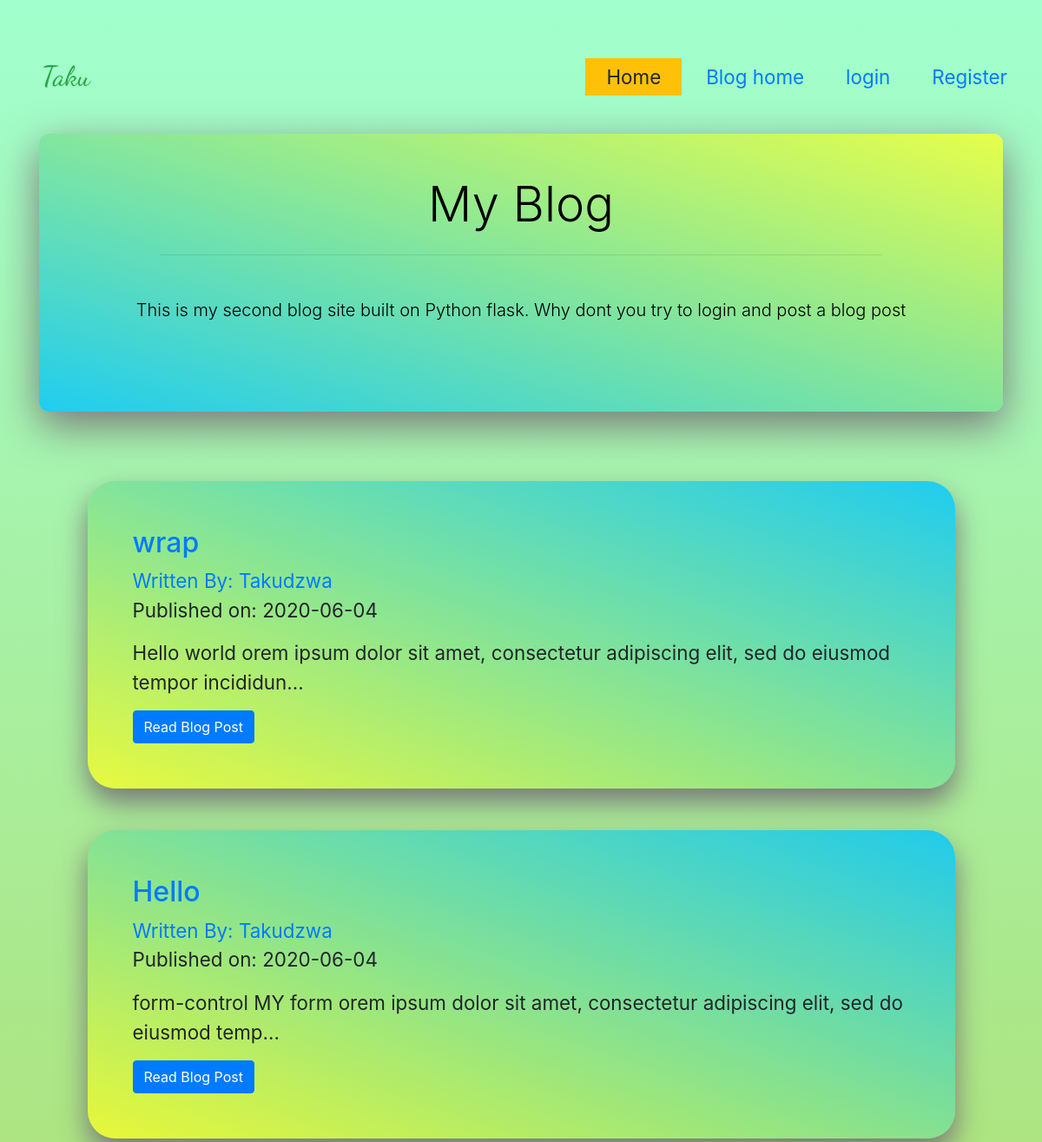
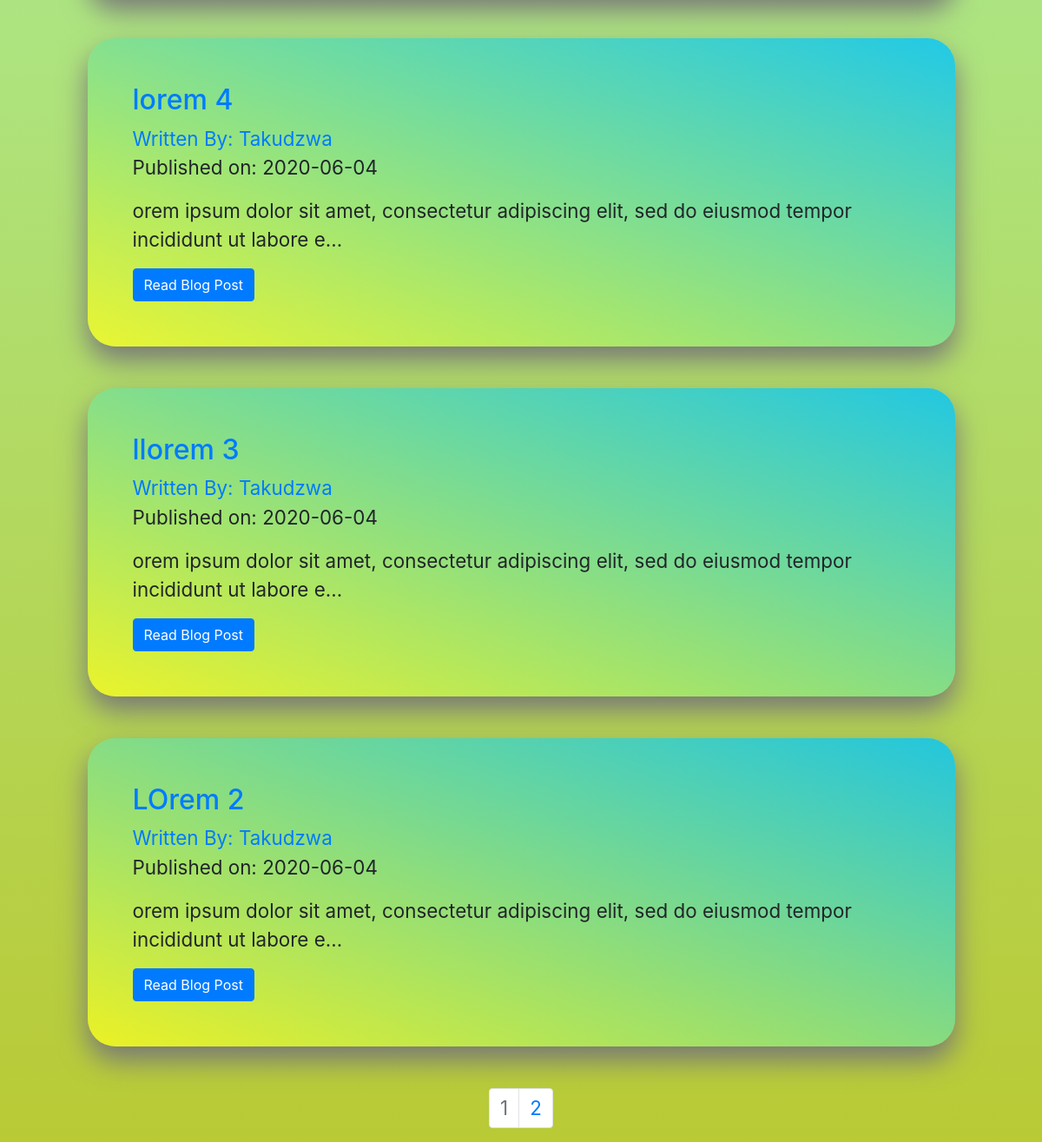
Screenshot of /blog/ with the database file from the repository (2 pictures, top to bottom).
### website/blog/models.py (models this page shows, shortened)
class BlogPost(db.Model):
    users= db.relationship(User)
    id=db.Column(db.Integer,primary_key=True)
    user_id=db.Column(db.Integer,db.ForeignKey("users.id"),nullable=False)
    date=db.Column(db.DateTime,nullable=False,default=datetime.utcnow)
    title=db.Column(db.String(140),nullable=False)
    text=db.Column(db.Text,nullable=False)

class User(db.Model,UserMixin):
    __tablename__="users"
    id=db.Column(db.Integer,primary_key=True)
    profile_image=db.Column(db.String(64),nullable=False,default="default_profile.png")
    email=db.Column(db.String(64),unique=True,index=True)
    username=db.Column(db.String(64),unique=True,index=True)
    password_hash=db.Column(db.String(128))
    post=db.relationship("BlogPost", backref="author",lazy=True)

### website/blog/core/views.py (the view)
@core.route("/blog/")
def index():
    page=request.args.get("page",1,type=int)
    blog_post = BlogPost.query.order_by(BlogPost.date.desc()).paginate(page=page,per_page=5)
    return render_template("index.html",blog_post=blog_post)

### website/templates/index.html
{%extends "baseb.html"%}
{%block content%}
<div class="myjumbo">
  <h1 class="text-center display-4 jumbo-text">My Blog</h1>
  <hr class="my-4 w-75">
  <p class=" text-center lead jumbo-text">This is my second blog site built on Python flask.
     Why dont you try to login
    and post a blog post </p>
</div>
<div class="blog-div">
  {% for post in blog_post.items %}
  <div class="mycard">
    <div class="card-body">
      <h2><a class="card-title"
          href="  {{ url_for('blog_posts.blog_post', blog_post_id=post.id) }}">{{ post.title }}</a></h2>
      <a href="{{ url_for('users.user_posts', username=post.author.username) }}">Written By:
        {{ post.author.username }}</a>
      <p>Published on: {{ post.date.strftime('%Y-%m-%d') }}</p>
      <p class="card-text">{{ post.text[:100] }}...</p>
      <a href="{{ url_for('blog_posts.blog_post', blog_post_id=post.id) }}" class="btn btn-primary">Read Blog Post</a>
    </div>
  </div>
  {% endfor %}
  <div class="pagination justify-content-center">
    <nav aria-label="Page navigation example">
      <ul class="pagination justify-content-center">
        {% for page_num in blog_post.iter_pages(left_edge=1, right_edge=1, left_current=1, right_current=2) %}
        {% if blog_post.page == page_num %}
        <li class="page-item disabled">
          <a class="page-link" href="{{ url_for('core.index', page=page_num) }}">{{ page_num }}</a></li>
        {% else %}
        <li class="page-item"><a class="page-link" href="{{ url_for('core.index', page=page_num) }}">{{ page_num }}</a>
        </li>
        {% endif %}
        {% endfor %}
    </nav>
  </div>
</div>
{%endblock%}

### website/templates/baseb.html (shortened to what this page needs)
<!DOCTYPE html>
<html lang="en" dir="ltr">
<head>
  <link rel="stylesheet" href="https://maxcdn.bootstrapcdn.com/bootstrap/4.0.0/css/bootstrap.min.css"
>
  <link rel="stylesheet" href="../static/blog_css.css">
</head>
<body>
  <nav class="navbar navbar-expand-lg navbar-dark bg-transparent my-3 pt-5 justify-content-end">
    <a class="navbar-brand pl-5 pt-4 text-success h1 mt-4 logo" href="{{url_for('core_app.home')}}">Taku</a>
    <div class="navbar-collapse flex-grow-0 collapse" id="navbarSupportedContent">
      <ul class="navbar-nav text-right ml-auto">
        <li class="nav-item active">
          <div class="blog-nav">
        <li class="nav_link my-nav-items  text-light my-2  mr-1 text-decoration-none"> <a
            class="py-2 px-4 home-btn btn-warning" href="{{url_for('core_app.home')}}">Home </a> </li>
        </li>
        <li class="nav_link my-nav-items text-light my-2 text-decoration-none"> <a class="nav-hover px-4 py-2"
            href="{{url_for('core.index')}}">Blog home</a> </li>
        {%if current_user.is_authenticated%}
        <li class="nav_link my-nav-items my-2 text-light"> <a class="nav-hover px-4 py-2"
            href="{{url_for('users.logout')}}">Logout</a> </li>
        <li class="nav_link my-nav-items my-2 text-light"> <a class="nav-hover px-4 py-2"
            href="{{url_for('users.account')}}">Account</a> </li>
        <li class="nav_link my-2 text-light "> <a class="nav-hover" href="{{url_for('blog_posts.create_post')}}"><span
              class="btn btn-success ">Create Post</span></a> </li>
        {%else%}
        <li class="nav_link my-2 text-light my-nav-items"> <a class="nav-hover px-4 py-2"
            href="{{url_for('users.login')}}">login</a> </li>
        <li class="nav_link my-2 text-light my-nav-items"> <a class="nav-hover px-4 py-2"
            href="{{url_for('users.register')}}">Register</a> </li>
        {%endif%}
    </div>
  </nav>
  <div class="container my-bg">
    {%block content%}
    {%endblock%}
  </div>
</body>
</html>

### website/static/blog_css.css (style rules this page uses)
body { background-image: linear-gradient( #a1ffce , #b9ca35); background-repeat: no-repeat; min-height: 100vh; font-size: 1.4rem; }
.logo { font-family: 'Dancing Script', cursive; font-size: 2rem; position: absolute; left: 0; top: 0rem; text-align: left; font-size: 2rem ; }
.myjumbo { background-image: linear-gradient( to right top, #00c3ffce , #ffff1cb9 ); color: black; height: 20rem; border-radius: .7rem; box-shadow: 0 1rem 3rem #777; overflow: hidden; margin-bottom: 5rem; margin-top: 2rem; position: relative; font-size: 2rem; }
.jumbo-text { margin-top: 3rem; }
.mycard { width:90%; box-shadow: 0 1rem 2rem #777; border-radius: 2rem; margin: 3rem auto; padding: 2rem; background-image: linear-gradient( to left bottom, #00c3ffce , #ffff1cb9 ); }

### rows the page displays
BlogPost: title "wrap", author.username "Takudzwa", date "2020-06-04", text "Hello world orem ipsum dolor sit amet, consectetur adipiscing elit, sed do eiusmod tempor incididun"
BlogPost: title "Hello", author.username "Takudzwa", date "2020-06-04", text "form-control MY form orem ipsum dolor sit amet, consectetur adipiscing elit, sed do eiusmod temp"
BlogPost: title "lorem 4", author.username "Takudzwa", date "2020-06-04", text "orem ipsum dolor sit amet, consectetur adipiscing elit, sed do eiusmod tempor incididunt ut labore e"
BlogPost: title "llorem 3", author.username "Takudzwa", date "2020-06-04", text "orem ipsum dolor sit amet, consectetur adipiscing elit, sed do eiusmod tempor incididunt ut labore e"
BlogPost: title "LOrem 2", author.username "Takudzwa", date "2020-06-04", text "orem ipsum dolor sit amet, consectetur adipiscing elit, sed do eiusmod tempor incididunt ut labore e"

### other values shown
{{ page_num }} "1"
{{ page_num }} "2"
